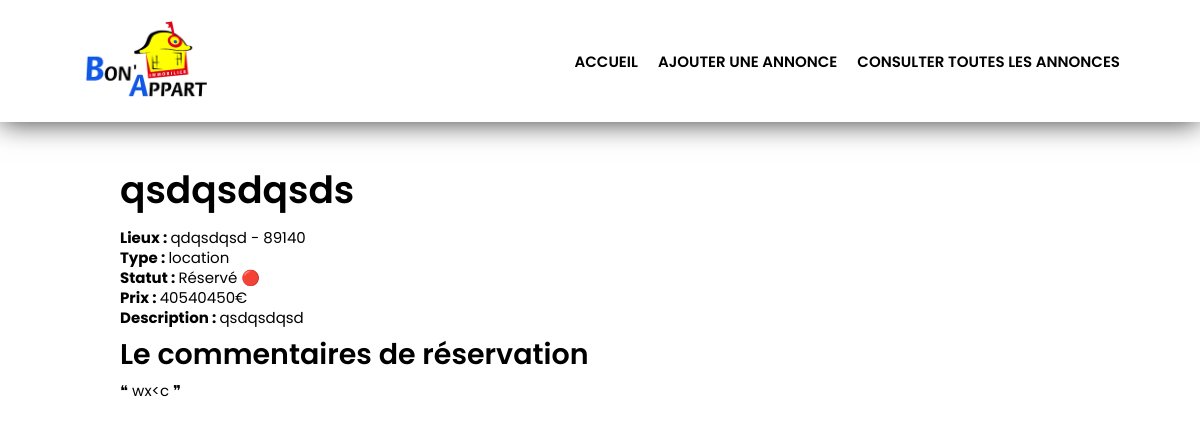
The app's page /advert.php?id=54 with its own data.
### tables this page shows
CREATE TABLE `advert` (
  `id` int(11) NOT NULL,
  `title` varchar(100) NOT NULL,
  `description` text NOT NULL,
  `postal_code` int(5) NOT NULL,
  `city` varchar(100) NOT NULL,
  `type` varchar(20) NOT NULL,
  `price` int(20) NOT NULL,
  `reservation_message` text NOT NULL
);

### advert.php (the view, shortened to what this page needs)
<?php
include 'header.php';
$reqAdvertSingle = $bdd->prepare('SELECT * FROM advert WHERE id=?');
$reqAdvertSingle->execute([$_GET['id']]);
$value = $reqAdvertSingle->fetch();
?>
<main class="main-container">
      <article class="card">
            <h1><?= $value['title'] ?></h1>
            <p><strong>Lieux : </strong> <?= htmlspecialchars($value['city']) . ' - ' .  htmlspecialchars($value['postal_code']); ?></p>
            <p><strong>Type : </strong><?= htmlspecialchars($value['type']) ?> </p>
            <p><strong>Statut : </strong><?php echo ($value['reservation_message']) ? 'Réservé &#128308;' : 'Libre &#128309;'; ?> </p>
            <p><strong>Prix : </strong><?= htmlspecialchars($value['price']) ?>€ </p>
            <p><strong>Description : </strong><?= htmlspecialchars($value['description']) ?> </p>
      </article>
      <div class="message-reservation-container">
            <?php
            if (!empty($value['reservation_message'])) : ?>
                  <h3>Le commentaires de réservation</h3>
                  <p>❝ <?= htmlspecialchars($value['reservation_message']) ?> ❞</p>
            <?php endif; ?>
      </div>
</main>

### assets/stylesheets/css/main.css (style rules this page uses)
html { font-family:poppins;font-size:15px }
html h1 { font-size:2.5rem;font-weight:600;margin:10px 0 20px 0 }
html h3 { font-size:1.9rem;font-weight:600;margin:15px 0 15px 0 }
html strong { font-weight:bold }
html p { margin:5px 0 }
.main-container { width:80%;margin:50px auto auto auto }

### records on screen
advert: title "qsdqsdqsds", city "qdqsdqsd", postal_code "89140", type "location", price "40540450", description "qsdqsdqsd", reservation_message "wx<c"
